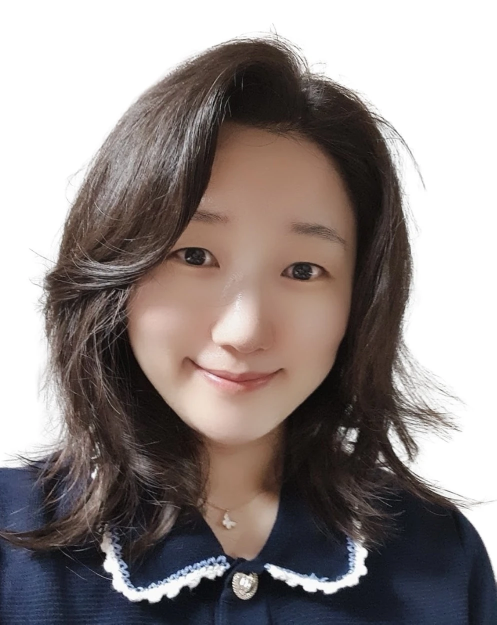
#> input picture b2x-thumbnail/assets/ceo_source.webp, 993 x 1249 px (shown at 1/2 size)
$ python pip_pick.py ../../../b2x-thumbnail/assets/ceo_source.webp
#> lines starting #> are read from the running program, lines starting #| are printed output that depends on the picture; after the words box and inside, x2 and y2 are one past the last pixel; in counts of white or black regions, pixels touching at a corner belong together
# 썸네일 원형(대표 얼굴) 위치 자동 선택: 원본 인물 눈·입·화면 글자를 피하고, 프로필 그리드(4:5) 안, 위쪽 우선
# usage: pip_pick.py thumb_bg.jpg  → "x y"
import sys, os; os.environ.setdefault("GLOG_minloglevel", "2")
import cv2, numpy as np
import mediapipe as mp
S = '/tmp/claude-0/-home-user-threads-dna-studio/c2baa838-8d39-5050-9a2e-a92a98b07ab3/scratchpad'
img = cv2.resize(cv2.imread(sys.argv[1]), (1080, 1920)); D = 346
#> after `img = cv2.resize(cv2.imread(sys.argv[1]), (1080, 1920))`:
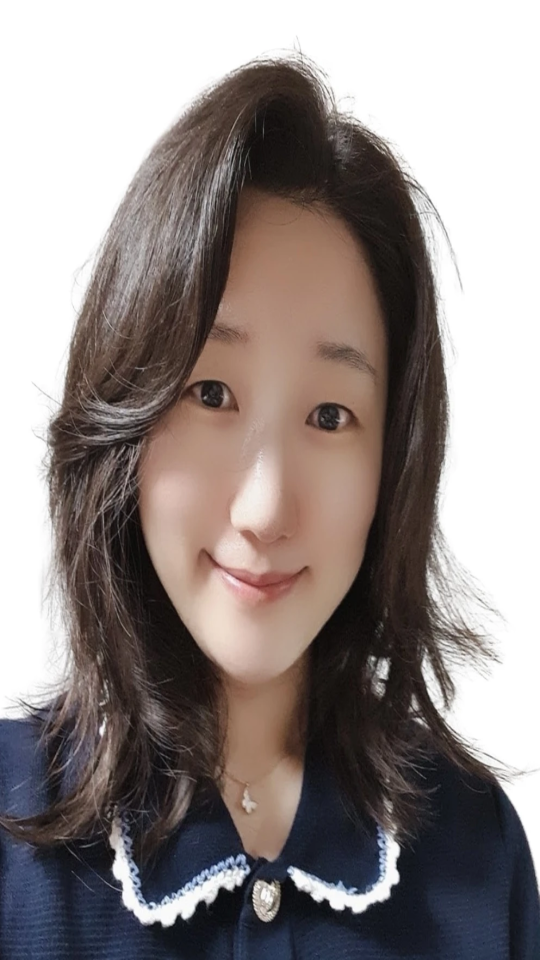
#> img: shape (1920, 1080, 3) (shown at 1/2 size); mean B, G, R 135.6, 137.6, 146.3
TOP, GRID_B = 735, 1632 - 10           # 제목 박스 아래 ~ 그리드 아래선
cost = np.zeros((1920, 1080), np.float32)
# 1) 화면 글자·디테일: 가는 에지 밀도
g = cv2.cvtColor(img, cv2.COLOR_BGR2GRAY); e = cv2.Canny(g, 80, 200).astype(np.float32) / 255
#> after `g = cv2.cvtColor(img, cv2.COLOR_BGR2GRAY)`:
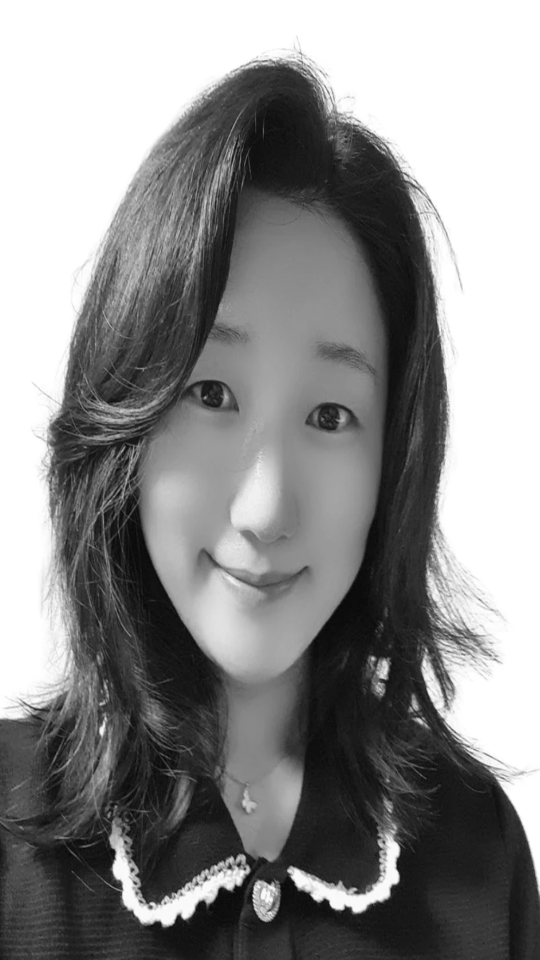
#> g: shape (1920, 1080) (shown at 1/2 size); min 4, max 255, mean 140
#> after `e = cv2.Canny(g, 80, 200).astype(np.float32) / 255`:
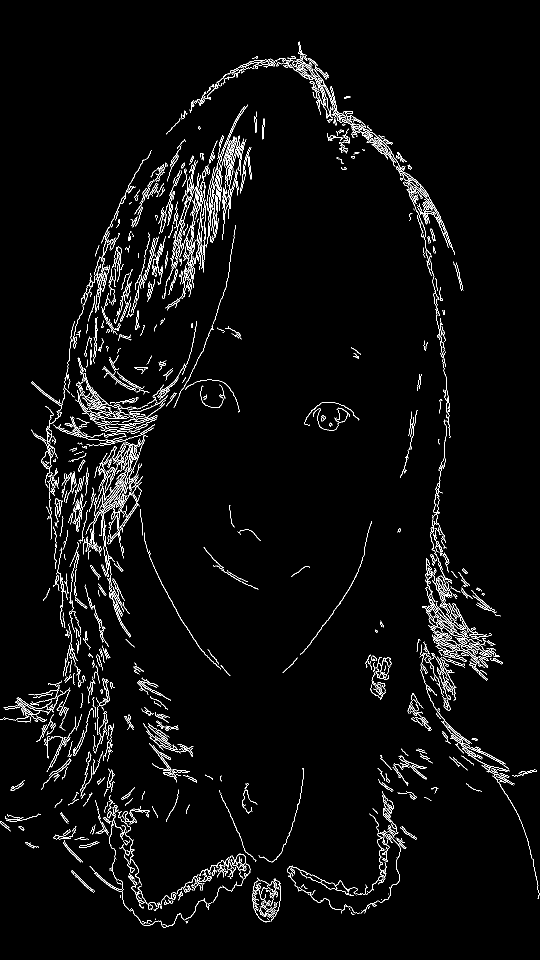
#> e: shape (1920, 1080) float32 (shown at 1/2 size); values 0 (black) and 1 (white), 3.2% white in thin lines or dots
cost += cv2.blur(e, (25, 25)) * 1.0
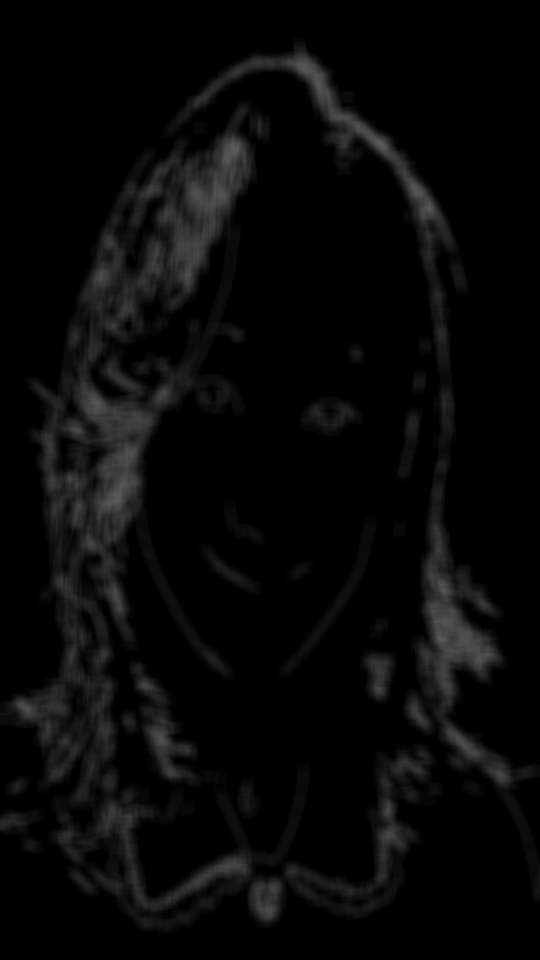
#> cost: shape (1920, 1080) float32 (shown at 1/2 size); min 0, max 0.366, mean 0.0317
# 화면 글자: 에지가 촘촘한 가로 띠 → 크게 벌점
dens = cv2.blur(e, (41, 15))
txt = cv2.dilate((dens > 0.16).astype(np.uint8), np.ones((31, 61), np.uint8)).astype(np.float32)
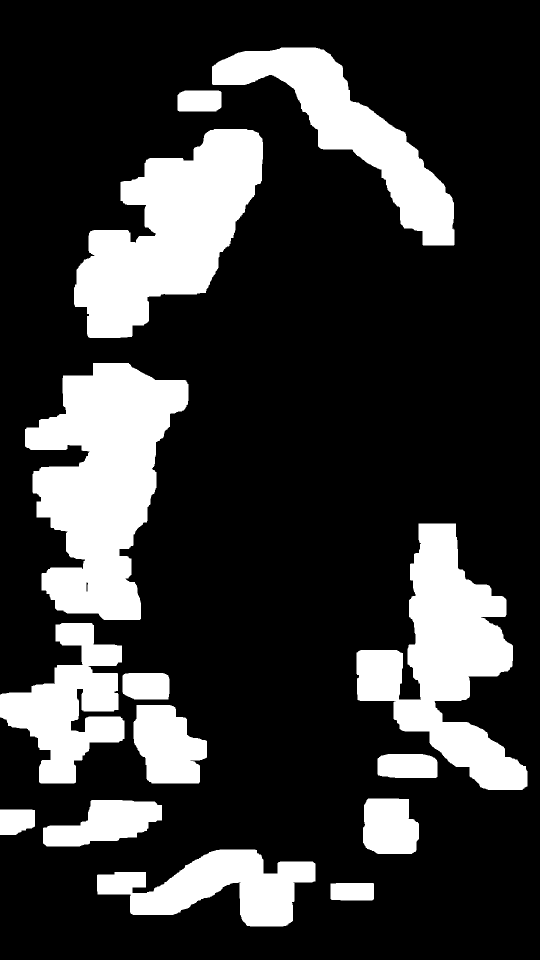
#> txt: shape (1920, 1080) float32 (shown at 1/2 size); values 0 (black) and 1 (white), 21.9% white; 14 white regions, largest, box (x1, y1, x2, y2) and area: (50, 726, 377, 1240) 98426, (148, 258, 526, 676) 85216, (713, 1047, 1055, 1580) 79623
cost += txt * 2.5
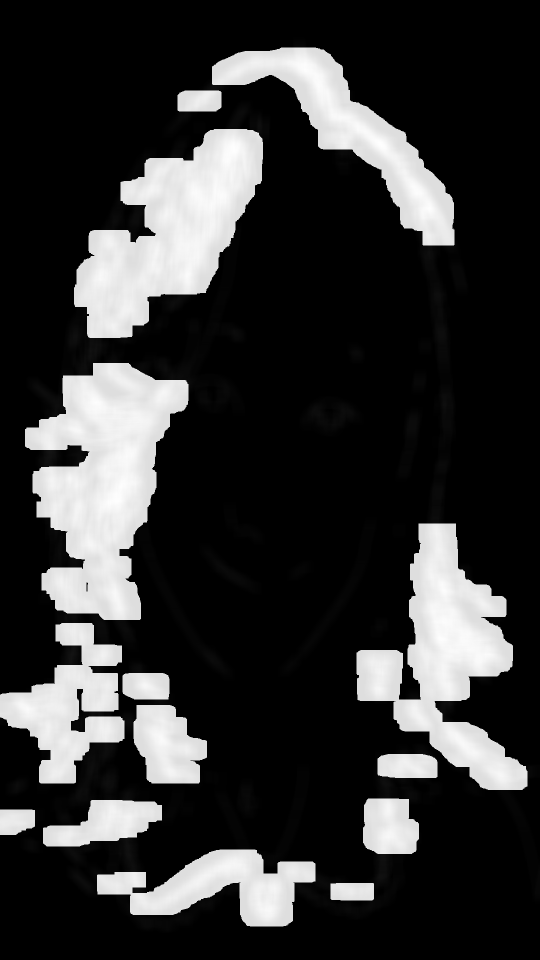
#> cost: shape (1920, 1080) float32 (shown at 1/2 size); min 0, max 2.87, mean 0.58; drawn with min black and max white
# 2) 얼굴 눈·입 (크게 벌점)
lm = mp.tasks.vision.FaceLandmarker.create_from_options(mp.tasks.vision.FaceLandmarkerOptions(
#> (the run stopped early here; a loop or call above may not have finished)
